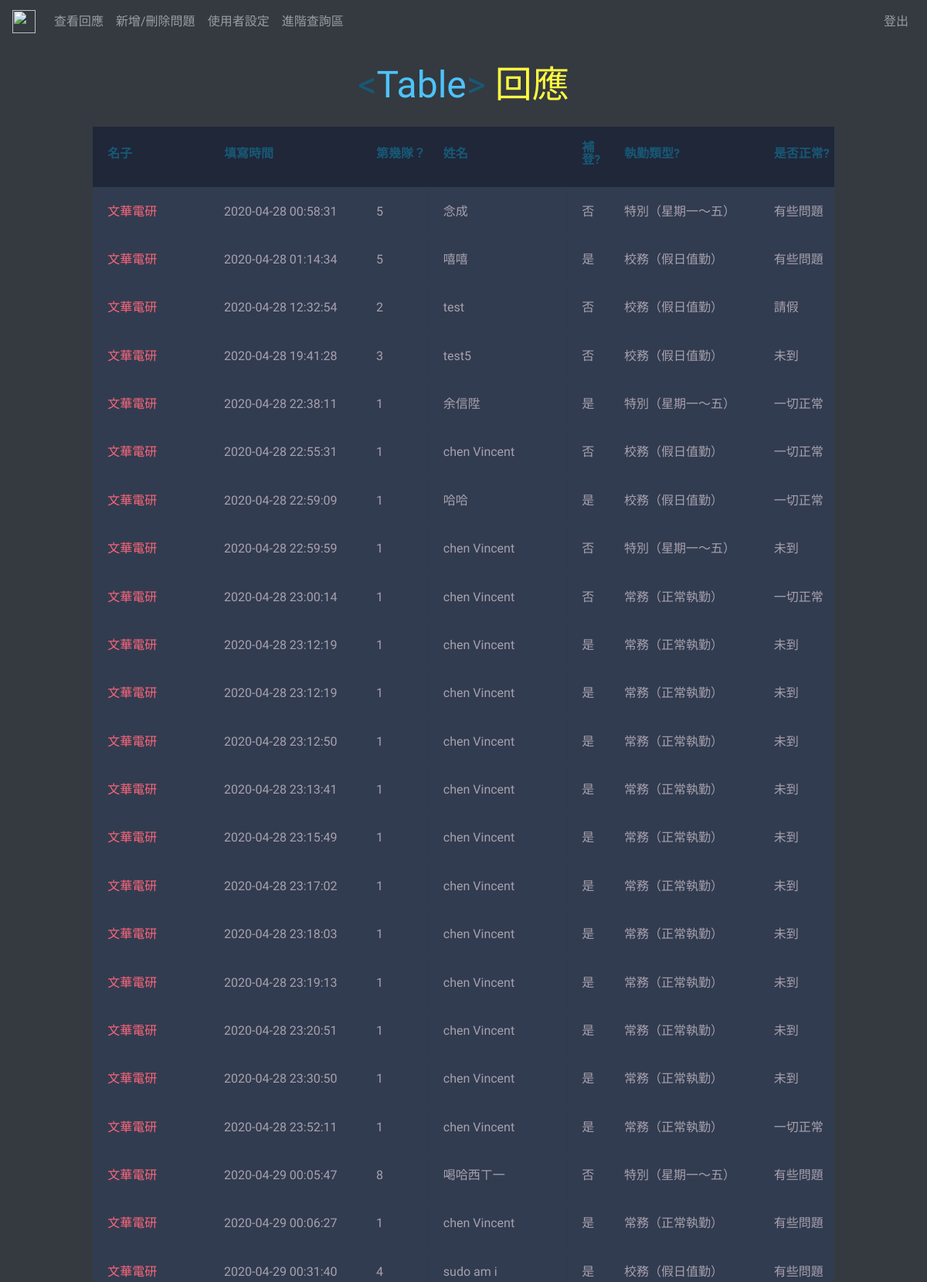
/management/index.php (signed in, upper part), run on the app's committed database.
### tables this page shows
CREATE TABLE `questions` (
  `id` int(11) NOT NULL,
  `question` varchar(200) NOT NULL,
  `genre` varchar(200) NOT NULL,
  `options` varchar(1000) DEFAULT NULL
);

CREATE TABLE `answers` (
  `id` int(11) NOT NULL,
  `realname` varchar(200) NOT NULL,
  `datetime` varchar(1000) NOT NULL,
  `ans` varchar(1000) NOT NULL
);

### management/index.php (the view, shortened to what this page needs)
<?php
require 'header.php';
require 'navbar.php';
?>
<div class="table-ncc">
    <h1><span class="blue">&lt;</span>Table<span class="blue">&gt;</span> <span class="yellow">回應</pan>
    </h1>
</div>
<table class="container">
    <thead>
        <tr>
            <th>
                <h1>名子</h1>
            </th>
            <th>
                <h1>填寫時間</h1>
            </th>
            <?php
            $pdo = new PDO('mysql:host=' . $host . ';port=' . $port . ';dbname=account;charset=utf8', $username, $password);
            foreach ($pdo->query('select * from questions') as $row) {
                echo '<th>
                <h1>', $row['question'], '</h1>
                </th>';
            }
            ?>
        </tr>
    </thead>
    <tbody>
        <?php
        $pdo = new PDO('mysql:host=' . $host . ';port=' . $port . ';dbname=account;charset=utf8', $username, $password);
        foreach ($pdo->query('select * from answers ORDER BY `datetime`') as $row) {
            echo '<tr>
            <td>', $row['realname'], '</td>
            <td>', $row['datetime'], '</td>';
            $anwsers = explode(",", $row['ans']);
            array_pop($anwsers);
            foreach ($anwsers as $ans) {
                echo '<td>', $ans, '</td>';
            }
            echo '<tr>';
        }
        ?>
    </tbody>
</table>
<?php require '../footer.php'; ?>

### management/header.php (shortened to what this page needs)
<!DOCTYPE html>
<html lang="en">
<head>
  <link rel="stylesheet" href="https://stackpath.bootstrapcdn.com/bootstrap/4.4.1/css/bootstrap.min.css">
  <link href="assets/bootstrap.min.css" rel="stylesheet">
  <link href="https://stackpath.bootstrapcdn.com/font-awesome/4.7.0/css/font-awesome.min.css" rel="stylesheet">
  <link href="https://cdnjs.cloudflare.com/ajax/libs/twitter-bootstrap/4.1.3/css/bootstrap.css" rel="stylesheet">
  <link href="https://cdn.datatables.net/1.10.20/css/dataTables.bootstrap4.min.css" rel="stylesheet">
    <link rel="stylesheet" href="https://cdn.jsdelivr.net/npm/bootstrap-select@1.13.14/dist/css/bootstrap-select.min.css">
</head>
<body class="bg-dark">

### management/navbar.php (shortened to what this page needs)
<nav class="navbar navbar-expand-lg navbar-dark bg-dark">
    <a class="navbar-brand" href="index.php">
        <img src="../assets/todo.png" width="30" height="30" class="d-inline-block align-top" alt="">
    </a>
    <div class="collapse navbar-collapse" id="navbarColor01">
        <ul class="navbar-nav mr-auto">
            <li class="nav-item">
                <a class="nav-link" href="index.php">查看回應</a>
            </li>
            <li class="nav-item">
                <a class="nav-link" href="questions.php">新增/刪除問題</a>
            </li>
            <li class="nav-item">
                <a class="nav-link" href="users.php">使用者設定</a>
            </li>
            <li class="nav-item">
                <a class="nav-link" href="search.php">進階查詢區</a>
            </li>
        </ul>
        <ul class="nav navbar-nav navbar-right">
            <li><a class="nav-link" href="../logout.php">登出</a></li>
        </ul>
    </div>
</nav>

### footer.php (shortened to what this page needs)
  </body>
</html>

### management/assets/table_css.php (style rules this page uses)
body { color: #A7A1AE; background-color: #1F2739; position: relative; font-family: 'Noto Sans TC', sans-serif; font-family: 'Dosis', sans-serif; line-height: 1.5; }
h1 { font-size: 3em; font-weight: 300; line-height: 1em; text-align: center; color: #4DC3FA; }
.blue { color: #185875; }
.yellow { color: #FFF842; }
.container th h1 { font-weight: bold; font-size: 1em; text-align: left; color: #185875; }
.container td { font-weight: normal; font-size: 1em; -webkit-box-shadow: 0 2px 2px -2px #0E1119; -moz-box-shadow: 0 2px 2px -2px #0E1119; box-shadow: 0 2px 2px -2px #0E1119; }
.container { text-align: left; overflow: hidden; width: 80%; margin: 0 auto; display: table; padding: 0 0 8em 0; }
.container td, .container th { padding-bottom: 2%; padding-top: 2%; padding-left: 2%; }
.container tr:nth-child(odd) { background-color: #323C50; }
.container tr:nth-child(even) { background-color: #2C3446; }
.container th { background-color: #1F2739; }
.container td:first-child { color: #FB667A; }
.table-ncc { margin: 30px; }

### data on the page
questions: question "第幾隊？"
questions: question "姓名"
questions: question "補登?"
questions: question "執勤類型?"
questions: question "是否正常?"
answers: realname "文華電研", datetime "2020-04-28 00:58:31", ans "5", ans "念成", ans "否", ans "特別（星期一～五）", ans "有些問題"
answers: realname "文華電研", datetime "2020-04-28 01:14:34", ans "5", ans "嘻嘻", ans "是", ans "校務（假日值勤）", ans "有些問題"
answers: realname "文華電研", datetime "2020-04-28 12:32:54", ans "2", ans "test", ans "否", ans "校務（假日值勤）", ans "請假"
answers: realname "文華電研", datetime "2020-04-28 19:41:28", ans "3", ans "test5", ans "否", ans "校務（假日值勤）", ans "未到"
answers: realname "文華電研", datetime "2020-04-28 22:38:11", ans "1", ans "余信陞", ans "是", ans "特別（星期一～五）", ans "一切正常"
answers: realname "文華電研", datetime "2020-04-28 22:55:31", ans "1", ans "chen Vincent", ans "否", ans "校務（假日值勤）", ans "一切正常"
answers: realname "文華電研", datetime "2020-04-28 22:59:09", ans "1", ans "哈哈", ans "是", ans "校務（假日值勤）", ans "一切正常"
answers: realname "文華電研", datetime "2020-04-28 22:59:59", ans "1", ans "chen Vincent", ans "否", ans "特別（星期一～五）", ans "未到"
answers: realname "文華電研", datetime "2020-04-28 23:00:14", ans "1", ans "chen Vincent", ans "否", ans "常務（正常執勤）", ans "一切正常"
answers: realname "文華電研", datetime "2020-04-28 23:12:19", ans "1", ans "chen Vincent", ans "是", ans "常務（正常執勤）", ans "未到"
answers: realname "文華電研", datetime "2020-04-28 23:12:19", ans "1", ans "chen Vincent", ans "是", ans "常務（正常執勤）", ans "未到"
answers: realname "文華電研", datetime "2020-04-28 23:12:50", ans "1", ans "chen Vincent", ans "是", ans "常務（正常執勤）", ans "未到"
answers: realname "文華電研", datetime "2020-04-28 23:13:41", ans "1", ans "chen Vincent", ans "是", ans "常務（正常執勤）", ans "未到"
answers: realname "文華電研", datetime "2020-04-28 23:15:49", ans "1", ans "chen Vincent", ans "是", ans "常務（正常執勤）", ans "未到"
answers: realname "文華電研", datetime "2020-04-28 23:17:02", ans "1", ans "chen Vincent", ans "是", ans "常務（正常執勤）", ans "未到"
answers: realname "文華電研", datetime "2020-04-28 23:18:03", ans "1", ans "chen Vincent", ans "是", ans "常務（正常執勤）", ans "未到"
answers: realname "文華電研", datetime "2020-04-28 23:19:13", ans "1", ans "chen Vincent", ans "是", ans "常務（正常執勤）", ans "未到"
answers: realname "文華電研", datetime "2020-04-28 23:20:51", ans "1", ans "chen Vincent", ans "是", ans "常務（正常執勤）", ans "未到"
answers: realname "文華電研", datetime "2020-04-28 23:30:50", ans "1", ans "chen Vincent", ans "是", ans "常務（正常執勤）", ans "未到"
answers: realname "文華電研", datetime "2020-04-28 23:52:11", ans "1", ans "chen Vincent", ans "是", ans "常務（正常執勤）", ans "一切正常"
answers: realname "文華電研", datetime "2020-04-29 00:05:47", ans "8", ans "喝哈西ㄒ一", ans "否", ans "特別（星期一～五）", ans "有些問題"
answers: realname "文華電研", datetime "2020-04-29 00:06:27", ans "1", ans "chen Vincent", ans "是", ans "常務（正常執勤）", ans "有些問題"
answers: realname "文華電研", datetime "2020-04-29 00:31:40", ans "4", ans "sudo am i", ans "是", ans "校務（假日值勤）", ans "有些問題"
